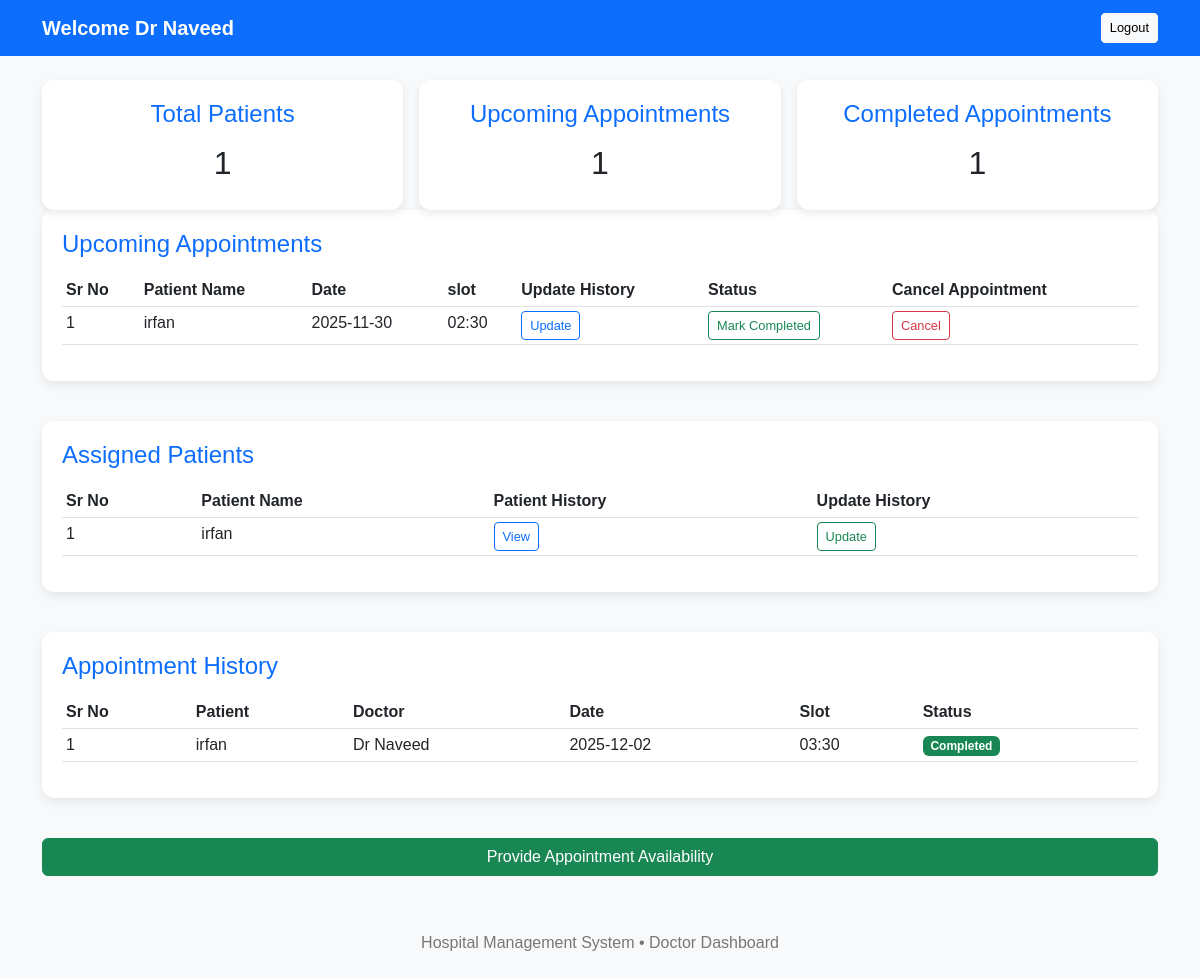
Page /doctor/dashboard (signed in) on the committed database.
### application/models.py (models this page shows)
class Doctor(db.Model):
    id = db.Column(db.Integer, primary_key=True)
    name = db.Column(db.String(100), nullable=False)
    email = db.Column(db.String(100), unique=True)
    phone = db.Column(db.String(20), nullable=False)
    experience = db.Column(db.Integer)
    details = db.Column(db.Text)
    available_slots = db.Column(db.Text)  # Could store JSON string for slots
    department_id = db.Column(db.Integer, db.ForeignKey('department.id'))
    department = db.relationship('Department', backref='doctors')

class Appointment(db.Model):
    id = db.Column(db.Integer, primary_key=True)
    patient_id = db.Column(db.Integer, db.ForeignKey('patient.id'))
    doctor_id = db.Column(db.Integer, db.ForeignKey('doctor.id'))
    department_id = db.Column(db.Integer, db.ForeignKey('department.id'))
    date = db.Column(db.String(20))
    slot = db.Column(db.String(20))
    status = db.Column(db.String(20), default='Scheduled')
    doctor = db.relationship('Doctor', backref='appointments')
    department = db.relationship('Department', backref='appointments')
    patient = db.relationship('Patient', backref='appointments')

class Patient(db.Model):
    id = db.Column(db.Integer, primary_key=True)
    name = db.Column(db.String(100), nullable=False)
    email = db.Column(db.String(100), unique=True)
    phone = db.Column(db.String(20))
    user_id = db.Column(db.Integer, db.ForeignKey('user.id'))

### application/controllers.py (the view)
    @app.route('/doctor/dashboard')
    def doctor_dashboard():
        if 'role' not in session or session['role'] != 'doctor':
            flash("Access denied!", "danger")
            return redirect(url_for('login'))
        user_id = session.get('user_id')
        doctor_user = User.query.get(user_id)
        doctor = Doctor.query.filter_by(email=doctor_user.email).first()
        if not doctor:
            flash("Doctor record not found!", "danger")
            return redirect(url_for('login'))
        upcoming_appointments = Appointment.query.filter_by(
            doctor_id=doctor.id, status='Scheduled'
        ).order_by(Appointment.date.asc()).all()
        assigned_patients = Patient.query.join(
            Appointment, Appointment.patient_id == Patient.id
        ).filter(
            Appointment.doctor_id == doctor.id
        ).distinct().all()
        total_patients = len(assigned_patients)
        upcoming_appointments_count = len(upcoming_appointments)
        completed_appointments_count = Appointment.query.filter_by(
            doctor_id=doctor.id, status='Completed'
        ).count()
        appointment_history = Appointment.query.filter(
            Appointment.doctor_id == doctor.id,
            Appointment.status.in_(['Completed', 'Cancelled'])
        ).order_by(Appointment.date.desc()).all()
        return render_template(
            'doctor_dash.html',
            doctor=doctor,
            upcoming_appointments=upcoming_appointments,
            assigned_patients=assigned_patients,
            total_patients=total_patients,
            upcoming_appointments_count=upcoming_appointments_count,
            completed_appointments_count=completed_appointments_count,
            appointment_history=appointment_history  # added
        )

### templates/doctor_dash.html (shortened to what this page needs)
<!DOCTYPE html>
<html lang="en">
<head>
    <link href="https://cdn.jsdelivr.net/npm/bootstrap@5.3.0/dist/css/bootstrap.min.css" rel="stylesheet">
</head>
<body>
<nav class="navbar navbar-expand-lg">
    <div class="container">
        <a class="navbar-brand" href="#">Welcome {{ doctor.name }}</a>
        <div class="ms-auto">
            <a href="/logout" class="btn btn-light btn-sm">Logout</a>
        </div>
    </div>
</nav>
<div class="container mt-4">
    <div class="row g-3">
        <div class="col-md-4">
            <div class="dashboard-card">
                <h4>Total Patients</h4>
                <h2>{{ total_patients }}</h2>
            </div>
        </div>
        <div class="col-md-4">
            <div class="dashboard-card">
                <h4>Upcoming Appointments</h4>
                <h2>{{ upcoming_appointments_count }}</h2>
            </div>
        </div>
        <div class="col-md-4">
            <div class="dashboard-card">
                <h4>Completed Appointments</h4>
                <h2>{{ completed_appointments_count }}</h2>
            </div>
        </div>
    </div>
    <div class="table-section">
        <h4>Upcoming Appointments</h4>
        <table class="table table-hover table-sm">
            <thead>
                <tr>
                    <th>Sr No</th>
                    <th>Patient Name</th>
                    <th>Date</th>
                    <th>slot</th>
                    <th>Update History</th>
                    <th>Status</th>
                    <th>Cancel Appointment</th>
                </tr>
            </thead>
            <tbody>
                {% for appt in upcoming_appointments %}
                <tr>
                    <td>{{ loop.index }}</td>
                    <td>{{ appt.patient.name }}</td>
                    <td>{{ appt.date }}</td>
                    <td>{{ appt.slot }}</td>
                    <td>
                        <a href="/doctor/appointment/{{ appt.id }}/update" class="btn btn-sm btn-outline-primary">Update</a>
                    </td>
                    <td>
                        {% if appt.status == 'Completed' %}
                            <span class="badge bg-success">Completed</span>
                        {% else %}
                            <a href="/doctor/appointment/{{ appt.id }}/complete" class="btn btn-sm btn-outline-success" onclick="return confirm('Are you sure you want to Mark this appointment as completed ?');" >Mark Completed</a>
                        {% endif %}
                    </td>
                    <td>
                        <form action="/doctor/appointment/{{ appt.id }}/cancel" method="POST" style="display:inline;">
                            <button type="submit" class="btn btn-sm btn-outline-danger" onclick="return confirm('Are you sure you want to cancel this appointment?');">Cancel</button>
                        </form>
                    </td>
                </tr>
                {% endfor %}
            </tbody>
        </table>
    </div>
    <div class="table-section">
        <h4>Assigned Patients</h4>
        <table class="table table-hover table-sm">
            <thead>
                <tr>
                    <th>Sr No</th>
                    <th>Patient Name</th>
                    <th>Patient History</th>
                    <th>Update History</th>
                </tr>
            </thead>
            <tbody>
                {% for patient in assigned_patients %}
                <tr>
                    <td>{{ loop.index }}</td>
                    <td>{{ patient.name }}</td>
                    <td>
                        <a href="/doctor/patient/{{ patient.id }}/history" class="btn btn-sm btn-outline-primary">View</a>
                    </td>
                    <td>
                        <a href="/doctor/patient/{{ patient.id }}/update" class="btn btn-sm btn-outline-success">Update</a>
                    </td>
                </tr>
                {% endfor %}
            </tbody>
        </table>
    </div>
    <div class="table-section">
        <h4>Appointment History</h4>
        <table class="table table-hover table-sm">
            <thead>
                <tr>
                    <th>Sr No</th>
                    <th>Patient</th>
                    <th>Doctor</th>
                    <th>Date</th>
                    <th>Slot</th>
                    <th>Status</th>
                </tr>
            </thead>
            <tbody>
                {% for appt in appointment_history %}
                <tr>
                    <td>{{ loop.index }}</td>
                    <td>{{ appt.patient.name }}</td>
                    <td>{{ appt.doctor.name }}</td>
                    <td>{{ appt.date }}</td>
                    <td>{{ appt.slot }}</td>
                    <td>
                        {% if appt.status == 'Completed' %}
                            <span class="badge bg-success">{{ appt.status }}</span>
                        {% elif appt.status == 'Cancelled' %}
                            <span class="badge bg-danger">{{ appt.status }}</span>
                        {% else %}
                            <span class="badge bg-secondary">{{ appt.status }}</span>
                        {% endif %}
                    </td>
                </tr>
                {% endfor %}
            </tbody>
        </table>
    </div>
    <div class="availability-btn">
        <a href="/doctor/availability" class="btn btn-success w-100">Provide Appointment Availability</a>
    </div>
</div>
<div class="footer">
    <p>Hospital Management System • Doctor Dashboard</p>
</div>
</body>
</html>

### templates/doctor_dash.html (style rules this page uses)
body { background: #f8f9fa; font-family: Arial, sans-serif; }
.navbar { background: #0d6efd; }
.navbar-brand, .nav-link, .navbar-text { color: white !important; font-weight: 600; }
.dashboard-card { border-radius: 12px; padding: 20px; background: white; box-shadow: 0 4px 10px rgba(0,0,0,0.08); text-align: center; }
.table-section { background: white; border-radius: 12px; padding: 20px; box-shadow: 0 4px 10px rgba(0,0,0,0.08); margin-bottom: 40px; }
.footer { text-align: center; padding: 15px 0; margin-top: 40px; color: #777; }
h4 { color: #0d6efd; margin-bottom: 15px; }
.btn-sm { font-size: 0.8rem; }
.availability-btn { margin-bottom: 30px; }

### rows in the picture
Doctor: name "Dr Naveed"
Appointment: patient.name "irfan", date "2025-11-30", slot "02:30"
Patient: name "irfan"
Appointment: patient.name "irfan", doctor.name "Dr Naveed", date "2025-12-02", slot "03:30", status "Completed"

### other values in the picture
{{ total_patients }} "1"
{{ upcoming_appointments_count }} "1"
{{ completed_appointments_count }} "1"
